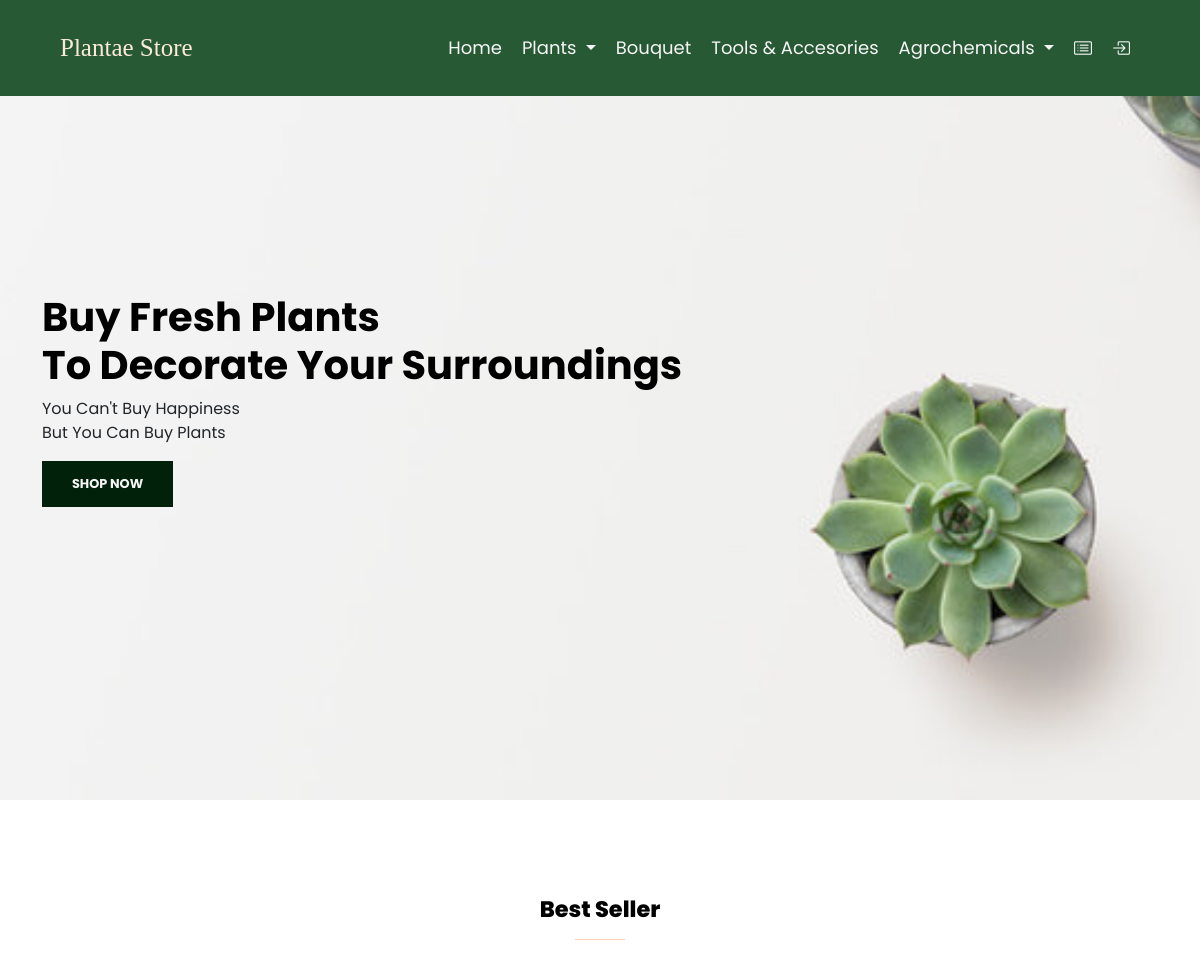
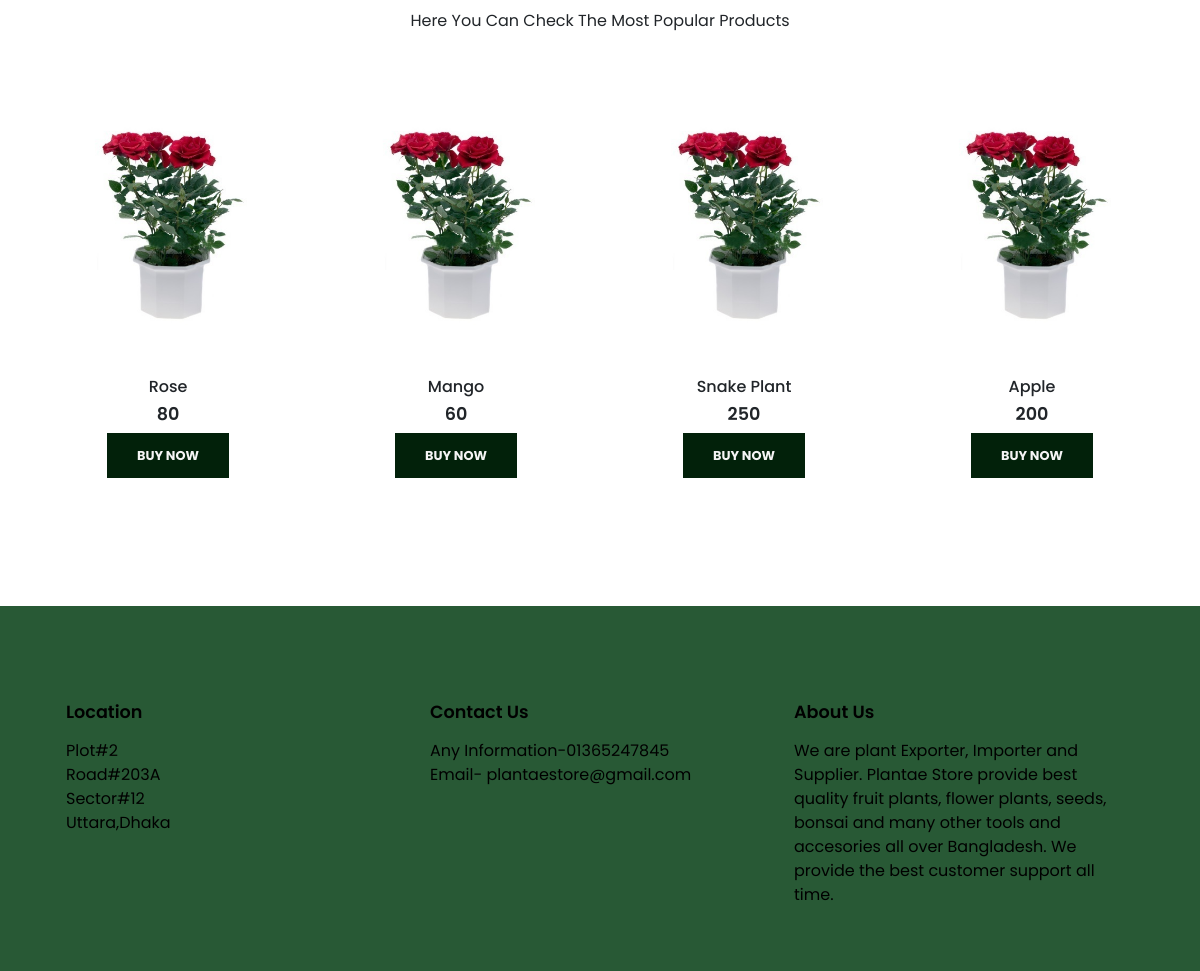
The page / on the database its author committed (2 pictures, top to bottom).
### tables this page shows
CREATE TABLE `plant` (
  `P_ID` int(11) NOT NULL,
  `Name` varchar(255) NOT NULL,
  `Taka` varchar(255) NOT NULL,
  `Image` varchar(255) NOT NULL,
  `Type` varchar(255) NOT NULL
);

### index.php (the view, shortened to what this page needs)
<?php
include "dbConnection.php";
?>
<!DOCTYPE html>
<html lang="en">
<head>
   <link rel="stylesheet" href="https://stackpath.bootstrapcdn.com/bootstrap/4.1.3/css/bootstrap.min.css">
   <link href="https://cdn.jsdelivr.net/npm/bootstrap@5.0.0-beta3/dist/css/bootstrap.min.css" rel="stylesheet">
   <link rel="stylesheet" href="https://cdn.jsdelivr.net/npm/bootstrap-icons@1.8.1/font/bootstrap-icons.css">
   <link rel="stylesheet" href="style.css">
</head>
<body>
   <div class="head2">
      <nav class="navbar fixed-top navbar-expand-lg navbar-light bg-light py-4">
         <a class="navbar-brand" href="#">Plantae Store</a>
         <div class="collapse navbar-collapse" id="navbarNavDropdown">
            <ul class="navbar-nav ml-auto">
               <li class="nav-item ">
                  <a class="nav-link" href="index.php">Home <span class="sr-only"></span></a>
               </li>
               <li class="nav-item dropdown">
                  <a class="nav-link dropdown-toggle" href="#" id="navbarDropdownMenuLink" data-toggle="dropdown" aria-haspopup="true" aria-expanded="false">
                     Plants
                  </a>
               </li>
               <li class="nav-item">
                  <a class="nav-link" href="bouqet.php">Bouquet</a>
               </li>
               <li class="nav-item">
                  <a class="nav-link" href="tools.php">Tools & Accesories</a>
               </li>
               <li class="nav-item dropdown">
                  <a class="nav-link dropdown-toggle" href="#" id="navbarDropdownMenuLink" data-toggle="dropdown" aria-haspopup="true" aria-expanded="false">
                     Agrochemicals
                  </a>
               </li>
               <li class="nav-item">
                  <a class="nav-link bi bi-card-list" href="account.html"></a>
               </li>
               <li class="nav-item">
                  <a class="nav-link bi bi-box-arrow-in-right" href="logout.php"></a>
               </li>
            </ul>
         </div>
      </nav>
   </div>
   <section id="home">
      <div class="container">
         <h1>Buy Fresh Plants<br>to Decorate your Surroundings</h1>
         <p>You can't buy happiness<br> but you can buy plants</p>
         <form post="method">
         <button name="shop">Shop Now</button>
         </form>
      </div>
   </section>
   <section id="featured " class="pb-5">
      <div class="container text-center mt-5 py-5">
         <h3>Best Seller</h3>
         <hr class="mx-auto">
         <br>
         <p>Here you can check the most popular products</p>
      </div>
      <div class="row mx-auto container-fluid">
         <?php
         $query = "select * from plant limit 4";
         $rs = mysqli_query($conn, $query);
         while ($row = mysqli_fetch_array($rs)) {
         ?>
            <div class="product text-center col-lg-3 col-md-4 col-12">
               <img class="img-fluid mb-3" src="images/rose.jpg" />
               <h5 class="p-name"><?php echo $row['Name']?></h5>
               <h4 class="p-price"><?php echo $row['Taka']?></h4>
               <form method="post">
               <button  name="shop" class="'buy-btn">Buy Now</button>
               </form>
            </div>
         <?php
         }
         ?>
      </div>
   </section>
   <div class="foot">
      <footer class="mt-5 py-5">
         <div class="row container mx-auto pt-5">
            <div class="footer-one col-lg-4 col-md-8 col-12">
               <h4 class="pb-2">Location</h4>
               <p>Plot#2<br>Road#203A<br>Sector#12<br>Uttara,Dhaka</p>
            </div>
            <div class="footer-one col-lg-4 col-md-8 col-12">
               <h4 class="pb-2">Contact Us</h4>
               <p>Any Information-01365247845<br>Email- plantaestore@gmail.com</p>
            </div>
            <div class="footer-one col-lg-4 col-md-8 col-12">
               <h4 class="pb-2">About Us</h4>
               <p>We are plant Exporter, Importer and Supplier. Plantae Store provide best quality fruit plants,
                  flower plants, seeds, bonsai and many other tools and accesories all over Bangladesh. We provide the
                  best customer support
                  all time.
               </p>
            </div>
         </div>
      </footer>
   </div>
</body>
</html>

### style.css (style rules this page uses)
:root { --green:#285935; }
* { font-family: 'Poppins', sans-serif; margin:0; padding:0; box-sizing: border-box; text-transform: capitalize; outline: none; border:none; text-decoration: none; transition: all .3s linear; }
.navbar { padding:1.5rem 5%; background:var(--green) !important ; font-size: 18px; top: 0; left: 0; }
.navbar .navbar-brand { font-size: 25px; font-family: Comic Sans MS; color: antiquewhite; }
.navbar-light .navbar-nav .nav-link { color: whitesmoke; padding: 0 10px; }
button { font-size: 0.8rem; font-weight: 700; outline: none; background-color: #02210a; border: none; color: whitesmoke; padding: 13px 30px; text-transform: uppercase; }
#home { background-image: url("images/slide4.jpg"); width:100%; height:100vh; background-size: cover; background-position: top center; display: flex; flex-direction: column; justify-content: center; align-items: flex-start; }
.product { cursor: pointer; margin-bottom: 2rem; }
.product img { transition:0.3s all; }
hr { width : 50px; height :20px; background-color: orangered; }
.footer-one p { text-transform: none; }
footer { background-color:#285935 ; color: black; }
h1 { font-size: 2.5rem; font-weight: 700; color:black ; }
h3 { font-size: 1.4rem; font-weight: 800; color: black; }
h4 { font-size: 1.1rem; font-weight: 600; }
h5 { font-size: 1rem; font-weight: 500; }

### rows shown on the page
plant: Name "Rose", Taka "80"
plant: Name "Mango", Taka "60"
plant: Name "Snake Plant", Taka "250"
plant: Name "Apple", Taka "200"
